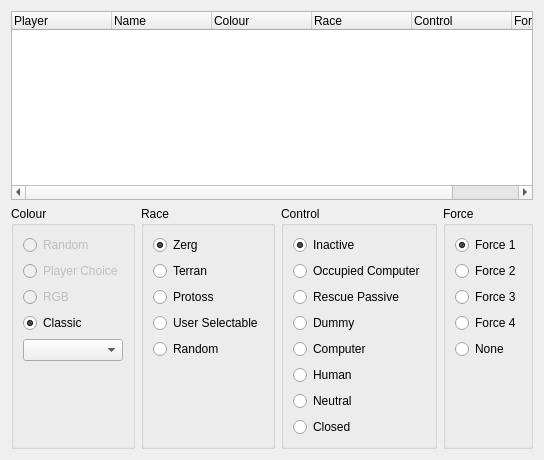
<?xml version="1.0" encoding="UTF-8"?>
<ui version="4.0">
 <class>PlayersTab</class>
 <widget class="QWidget" name="PlayersTab">
  <property name="geometry">
   <rect>
    <x>0</x>
    <y>0</y>
    <width>507</width>
    <height>460</height>
   </rect>
  </property>
  <layout class="QVBoxLayout" name="verticalLayout_13">
   <item>
    <widget class="QTreeWidget" name="plyrList">
     <property name="minimumSize">
      <size>
       <width>0</width>
       <height>128</height>
      </size>
     </property>
     <property name="editTriggers">
      <set>QAbstractItemView::NoEditTriggers</set>
     </property>
     <property name="showDropIndicator" stdset="0">
      <bool>false</bool>
     </property>
     <property name="selectionMode">
      <enum>QAbstractItemView::ExtendedSelection</enum>
     </property>
     <property name="indentation">
      <number>0</number>
     </property>
     <property name="rootIsDecorated">
      <bool>false</bool>
     </property>
     <property name="allColumnsShowFocus">
      <bool>true</bool>
     </property>
     <attribute name="headerMinimumSectionSize">
      <number>32</number>
     </attribute>
     <column>
      <property name="text">
       <string extracomment="gluAll:scr.leaderboard.table.heading.2">Player</string>
      </property>
     </column>
     <column>
      <property name="text">
       <string>Name</string>
      </property>
     </column>
     <column>
      <property name="text">
       <string extracomment="EditLocal:3:43">Colour</string>
      </property>
     </column>
     <column>
      <property name="text">
       <string extracomment="EditLocal:3:44">Race</string>
      </property>
     </column>
     <column>
      <property name="text">
       <string extracomment="EditLocal:3:45">Control</string>
      </property>
     </column>
     <column>
      <property name="text">
       <string>Force</string>
      </property>
     </column>
    </widget>
   </item>
   <item>
    <widget class="QWidget" name="playerOptionsWidget" native="true">
     <property name="enabled">
      <bool>true</bool>
     </property>
     <layout class="QHBoxLayout" name="horizontalLayout_6">
      <property name="leftMargin">
       <number>0</number>
      </property>
      <property name="topMargin">
       <number>0</number>
      </property>
      <property name="rightMargin">
       <number>0</number>
      </property>
      <property name="bottomMargin">
       <number>0</number>
      </property>
      <item>
       <widget class="QGroupBox" name="grpPlayerColor">
        <property name="title">
         <string extracomment="EditLocal:3:43">Colour</string>
        </property>
        <layout class="QVBoxLayout" name="verticalLayout_8">
         <item>
          <widget class="QRadioButton" name="radioColrRandom">
           <property name="enabled">
            <bool>false</bool>
           </property>
           <property name="text">
            <string>Random</string>
           </property>
           <property name="checked">
            <bool>false</bool>
           </property>
           <attribute name="buttonGroup">
            <string notr="true">btnGroupColour</string>
           </attribute>
          </widget>
         </item>
         <item>
          <widget class="QRadioButton" name="radioColrPlayerChoice">
           <property name="enabled">
            <bool>false</bool>
           </property>
           <property name="text">
            <string>Player Choice</string>
           </property>
           <attribute name="buttonGroup">
            <string notr="true">btnGroupColour</string>
           </attribute>
          </widget>
         </item>
         <item>
          <widget class="QRadioButton" name="radioColrRGB">
           <property name="enabled">
            <bool>false</bool>
           </property>
           <property name="text">
            <string notr="true">RGB</string>
           </property>
           <attribute name="buttonGroup">
            <string notr="true">btnGroupColour</string>
           </attribute>
          </widget>
         </item>
         <item>
          <widget class="QRadioButton" name="radioColrClassic">
           <property name="text">
            <string>Classic</string>
           </property>
           <property name="checked">
            <bool>true</bool>
           </property>
           <attribute name="buttonGroup">
            <string notr="true">btnGroupColour</string>
           </attribute>
          </widget>
         </item>
         <item>
          <widget class="QComboBox" name="comboBox"/>
         </item>
         <item>
          <spacer name="verticalSpacer">
           <property name="orientation">
            <enum>Qt::Vertical</enum>
           </property>
           <property name="sizeHint" stdset="0">
            <size>
             <width>20</width>
             <height>0</height>
            </size>
           </property>
          </spacer>
         </item>
        </layout>
       </widget>
      </item>
      <item>
       <widget class="QGroupBox" name="grpPlayerRace">
        <property name="title">
         <string extracomment="EditLocal:3:44">Race</string>
        </property>
        <layout class="QVBoxLayout" name="verticalLayout">
         <item>
          <widget class="QRadioButton" name="radioRaceZerg">
           <property name="text">
            <string extracomment="gluAll:lobbyScreen_zerg">Zerg</string>
           </property>
           <property name="checked">
            <bool>true</bool>
           </property>
           <attribute name="buttonGroup">
            <string notr="true">btnGroupRace</string>
           </attribute>
          </widget>
         </item>
         <item>
          <widget class="QRadioButton" name="radioRaceTerran">
           <property name="text">
            <string extracomment="gluAll:lobbyScreen_terran">Terran</string>
           </property>
           <attribute name="buttonGroup">
            <string notr="true">btnGroupRace</string>
           </attribute>
          </widget>
         </item>
         <item>
          <widget class="QRadioButton" name="radioRaceProtoss">
           <property name="text">
            <string extracomment="gluAll:lobbyScreen_protoss">Protoss</string>
           </property>
           <attribute name="buttonGroup">
            <string notr="true">btnGroupRace</string>
           </attribute>
          </widget>
         </item>
         <item>
          <widget class="QRadioButton" name="radioRaceUserSelect">
           <property name="text">
            <string extracomment="EditLocal:34:536">User Selectable</string>
           </property>
           <attribute name="buttonGroup">
            <string notr="true">btnGroupRace</string>
           </attribute>
          </widget>
         </item>
         <item>
          <widget class="QRadioButton" name="radioRaceRandom">
           <property name="text">
            <string extracomment="gluAll:lobbyScreen_random">Random</string>
           </property>
           <attribute name="buttonGroup">
            <string notr="true">btnGroupRace</string>
           </attribute>
          </widget>
         </item>
         <item>
          <spacer name="verticalSpacer_2">
           <property name="orientation">
            <enum>Qt::Vertical</enum>
           </property>
           <property name="sizeHint" stdset="0">
            <size>
             <width>20</width>
             <height>0</height>
            </size>
           </property>
          </spacer>
         </item>
        </layout>
       </widget>
      </item>
      <item>
       <widget class="QGroupBox" name="grpPlayerController">
        <property name="title">
         <string extracomment="EditLocal:3:45">Control</string>
        </property>
        <layout class="QVBoxLayout" name="verticalLayout_2">
         <item>
          <widget class="QRadioButton" name="radioControlInactive">
           <property name="text">
            <string extracomment="EditLocal:10:147, gluAll:season_srank_description">Inactive</string>
           </property>
           <property name="checked">
            <bool>true</bool>
           </property>
           <attribute name="buttonGroup">
            <string notr="true">btnGroupController</string>
           </attribute>
          </widget>
         </item>
         <item>
          <widget class="QRadioButton" name="radioControlOccupiedComputer">
           <property name="toolTip">
            <string>&lt;html&gt;&lt;head/&gt;&lt;body&gt;&lt;p&gt;&lt;span style=&quot; font-size:9pt; font-weight:600;&quot;&gt;In Use Map Settings&lt;/span&gt;&lt;/p&gt;&lt;p&gt;Does not show up in lobby but acts as a normal computer slot.&lt;/p&gt;&lt;p&gt;&lt;span style=&quot; font-size:9pt; font-weight:600;&quot;&gt;In Melee&lt;/span&gt;&lt;/p&gt;&lt;p&gt;Prefills a computer slot.&lt;/p&gt;&lt;/body&gt;&lt;/html&gt;</string>
           </property>
           <property name="text">
            <string>Occupied Computer</string>
           </property>
           <attribute name="buttonGroup">
            <string notr="true">btnGroupController</string>
           </attribute>
          </widget>
         </item>
         <item>
          <widget class="QRadioButton" name="radioControlRescuable">
           <property name="text">
            <string extracomment="stat_txt:STR_ORDER_RESCUE_PASSIVE">Rescue Passive</string>
           </property>
           <attribute name="buttonGroup">
            <string notr="true">btnGroupController</string>
           </attribute>
          </widget>
         </item>
         <item>
          <widget class="QRadioButton" name="radioControlDummy">
           <property name="toolTip">
            <string>&lt;html&gt;&lt;head/&gt;&lt;body&gt;&lt;p&gt;AKA &lt;span style=&quot; font-weight:600;&quot;&gt;Unused&lt;/span&gt; or &lt;span style=&quot; font-weight:600;&quot;&gt;Rescue Active&lt;/span&gt;. This player acts like a dummy player without the risks of &lt;span style=&quot; font-weight:600;&quot;&gt;Occupied Player&lt;/span&gt;.&lt;/p&gt;&lt;/body&gt;&lt;/html&gt;</string>
           </property>
           <property name="text">
            <string>Dummy</string>
           </property>
           <attribute name="buttonGroup">
            <string notr="true">btnGroupController</string>
           </attribute>
          </widget>
         </item>
         <item>
          <widget class="QRadioButton" name="radioControlComputer">
           <property name="text">
            <string extracomment="gluAll:lobbyScreen_computer">Computer</string>
           </property>
           <attribute name="buttonGroup">
            <string notr="true">btnGroupController</string>
           </attribute>
          </widget>
         </item>
         <item>
          <widget class="QRadioButton" name="radioControlHuman">
           <property name="text">
            <string extracomment="EditLocal:8:123">Human</string>
           </property>
           <attribute name="buttonGroup">
            <string notr="true">btnGroupController</string>
           </attribute>
          </widget>
         </item>
         <item>
          <widget class="QRadioButton" name="radioControlNeutral">
           <property name="text">
            <string extracomment="stat_txt:FIRST_UNIT_STRING-179">Neutral</string>
           </property>
           <attribute name="buttonGroup">
            <string notr="true">btnGroupController</string>
           </attribute>
          </widget>
         </item>
         <item>
          <widget class="QRadioButton" name="radioControlClosed">
           <property name="toolTip">
            <string>&lt;html&gt;&lt;head/&gt;&lt;body&gt;&lt;p&gt;Similar to &lt;span style=&quot; font-weight:600;&quot;&gt;Inactive&lt;/span&gt;, but shows up in melee.&lt;/p&gt;&lt;/body&gt;&lt;/html&gt;</string>
           </property>
           <property name="text">
            <string extracomment="gluAll:lobbyScreen_closed">Closed</string>
           </property>
           <attribute name="buttonGroup">
            <string notr="true">btnGroupController</string>
           </attribute>
          </widget>
         </item>
         <item>
          <spacer name="verticalSpacer_3">
           <property name="orientation">
            <enum>Qt::Vertical</enum>
           </property>
           <property name="sizeHint" stdset="0">
            <size>
             <width>20</width>
             <height>0</height>
            </size>
           </property>
          </spacer>
         </item>
        </layout>
       </widget>
      </item>
      <item>
       <widget class="QGroupBox" name="grpPlayerForce">
        <property name="title">
         <string>Force</string>
        </property>
        <layout class="QVBoxLayout" name="verticalLayout_3">
         <item>
          <widget class="QRadioButton" name="radioForce1">
           <property name="text">
            <string extracomment="network:strFORCE1">Force 1</string>
           </property>
           <property name="checked">
            <bool>true</bool>
           </property>
           <attribute name="buttonGroup">
            <string notr="true">btnGroupPlayerForce</string>
           </attribute>
          </widget>
         </item>
         <item>
          <widget class="QRadioButton" name="radioForce2">
           <property name="text">
            <string extracomment="network:strFORCE2">Force 2</string>
           </property>
           <attribute name="buttonGroup">
            <string notr="true">btnGroupPlayerForce</string>
           </attribute>
          </widget>
         </item>
         <item>
          <widget class="QRadioButton" name="radioForce3">
           <property name="text">
            <string extracomment="network:strFORCE3">Force 3</string>
           </property>
           <attribute name="buttonGroup">
            <string notr="true">btnGroupPlayerForce</string>
           </attribute>
          </widget>
         </item>
         <item>
          <widget class="QRadioButton" name="radioForce4">
           <property name="text">
            <string extracomment="network:strFORCE4">Force 4</string>
           </property>
           <attribute name="buttonGroup">
            <string notr="true">btnGroupPlayerForce</string>
           </attribute>
          </widget>
         </item>
         <item>
          <widget class="QRadioButton" name="radioForceNone">
           <property name="toolTip">
            <string>&lt;html&gt;&lt;head/&gt;&lt;body&gt;&lt;p&gt;Hidden from the lobby. This also prevents human players from occupying the slot.&lt;/p&gt;&lt;/body&gt;&lt;/html&gt;</string>
           </property>
           <property name="text">
            <string>None</string>
           </property>
           <attribute name="buttonGroup">
            <string notr="true">btnGroupPlayerForce</string>
           </attribute>
          </widget>
         </item>
         <item>
          <spacer name="verticalSpacer_4">
           <property name="orientation">
            <enum>Qt::Vertical</enum>
           </property>
           <property name="sizeHint" stdset="0">
            <size>
             <width>20</width>
             <height>0</height>
            </size>
           </property>
          </spacer>
         </item>
        </layout>
       </widget>
      </item>
     </layout>
    </widget>
   </item>
  </layout>
 </widget>
 <resources/>
 <connections/>
 <buttongroups>
  <buttongroup name="btnGroupRace"/>
  <buttongroup name="btnGroupController"/>
  <buttongroup name="btnGroupPlayerForce"/>
  <buttongroup name="btnGroupColour"/>
 </buttongroups>
</ui>
